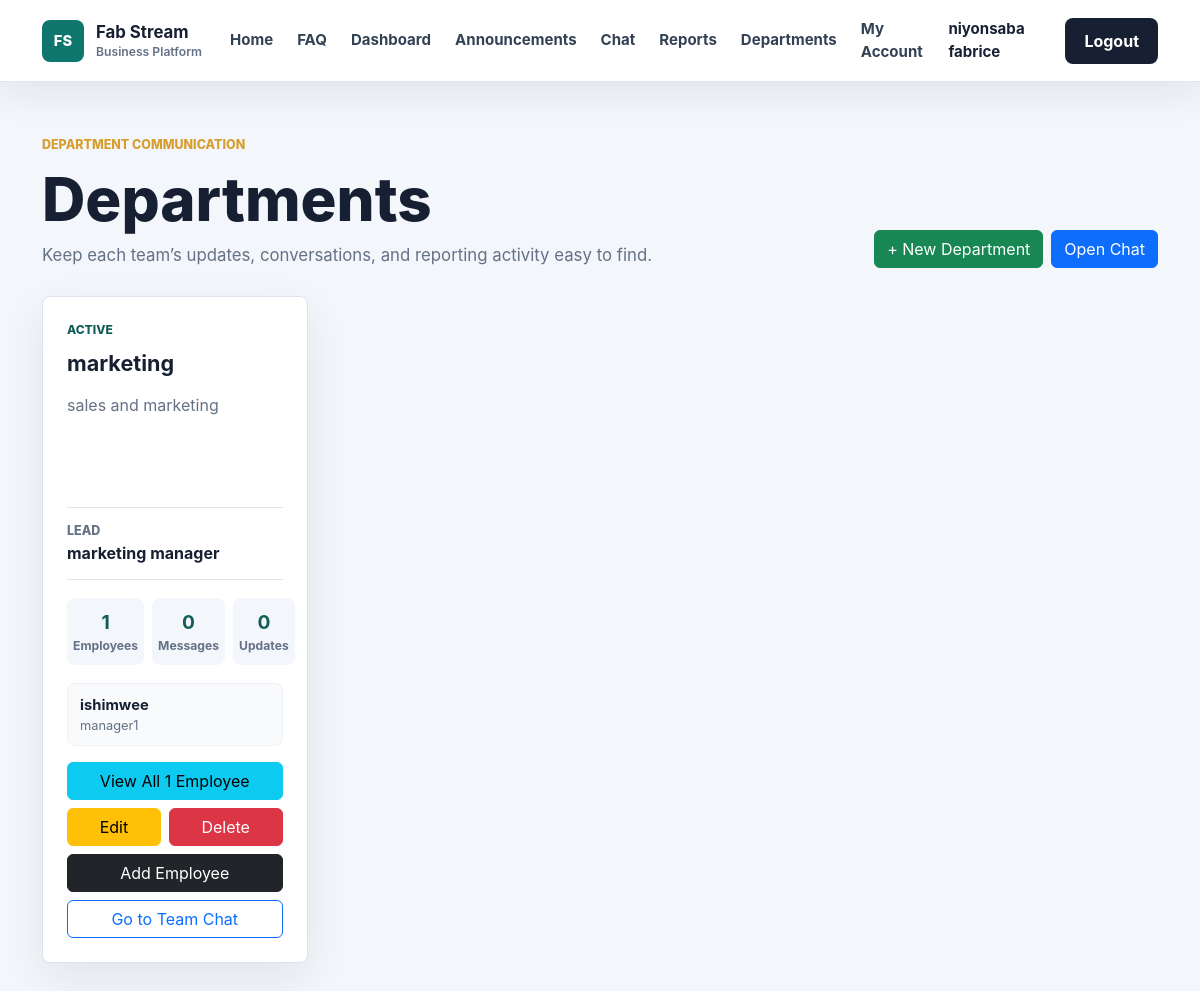
Screenshot of /departments (signed in) with the database file from the repository.
### app/models.py (models this page shows, shortened)
class User(db.Model, UserMixin):
    id = db.Column(db.Integer, primary_key=True)
    username = db.Column(db.String(100), unique=True, nullable=False)
    email = db.Column(db.String(120), unique=True, nullable=False)
    password = db.Column(db.String(200), nullable=False)
    role = db.Column(db.String(20), default='employee')
    full_name = db.Column(db.String(120), nullable=True)
    employee_number = db.Column(db.String(40), unique=True, nullable=True)
    phone = db.Column(db.String(40), nullable=True)
    department = db.Column(db.String(80), nullable=True)
    position = db.Column(db.String(100), nullable=True)
    hire_date = db.Column(db.String(20), nullable=True)

class Department(db.Model):
    id = db.Column(db.Integer, primary_key=True)
    name = db.Column(db.String(80), unique=True, nullable=False)
    lead = db.Column(db.String(120), nullable=True)
    summary = db.Column(db.Text, nullable=True)
    status = db.Column(db.String(30), default='Active')
    created_at = db.Column(db.DateTime, default=datetime.utcnow)
    updated_at = db.Column(db.DateTime, default=datetime.utcnow, onupdate=datetime.utcnow)

### app/routes.py (the view)
@routes.route('/departments')
@login_required
def departments():
    require_admin()
    department_stats = []
    try:
        db_departments = Department.query.order_by(Department.name.asc()).all()
    except Exception:
        db_departments = []
    department_source = db_departments if db_departments else DEPARTMENTS
    for department in department_source:
        dept_name = department.name if hasattr(department, 'name') else department['name']
        employee_count = User.query.filter_by(department=dept_name).count()
        employees = User.query.filter_by(department=dept_name).order_by(User.username.asc()).limit(4).all()
        report_count = ReportDocument.query.filter(ReportDocument.message.ilike(f"%{dept_name}%")).count()
        message_count = ChatMessage.query.filter_by(department=dept_name).count()
        update_count = CompanyUpdate.query.filter_by(department=dept_name).count()
        department_stats.append({
            'id': department.id if hasattr(department, 'id') else None,
            'name': dept_name,
            'lead': department.lead if hasattr(department, 'lead') else department['lead'],
            'summary': department.summary if hasattr(department, 'summary') else department['summary'],
            'status': department.status if hasattr(department, 'status') else department['status'],
            'employees': employee_count,
            'employee_preview': employees,
            'reports': report_count,
            'messages': message_count,
            'updates': update_count
        })
    return render_template('departments.html', departments=department_stats)

### app/__init__.py (called while the page is built)
def create_app():
    app = Flask(__name__)
    app.config.from_object(Config)
    app.config['UPLOAD_FOLDER'] = os.path.join(app.instance_path, app.config['UPLOAD_FOLDER'])
    os.makedirs(app.config['UPLOAD_FOLDER'], exist_ok=True)
    db.init_app(app)
    bcrypt.init_app(app)
    login_manager.init_app(app)
    socketio.init_app(app)
    migrate.init_app(app, db, render_as_batch=True)
    from app.models import User
    @login_manager.user_loader
    def load_user(user_id):
        return User.query.get(int(user_id))
    from app.routes import routes
    app.register_blueprint(routes)
    return app

### app/routes.py (called while the page is built)
def is_admin(user=None):
    user = user or current_user
    return user.is_authenticated and user.role in ADMIN_ROLES

def require_admin():
    if not is_admin():
        abort(403)

### app/templates/departments.html (shortened to what this page needs)
{% extends 'base.html' %}
{% block content %}
<section class="app-page">
    <div class="container">
        <div class="app-header">
            <div>
                <p class="section-kicker">Department communication</p>
                <h1>Departments</h1>
                <p>Keep each team’s updates, conversations, and reporting activity easy to find.</p>
            </div>
            <div class="d-flex gap-2">
                <a href="{{ url_for('routes.create_department') }}" class="btn btn-success">+ New Department</a>
                <a href="{{ url_for('routes.chat') }}" class="btn btn-primary">Open Chat</a>
            </div>
        </div>
        <div class="department-grid">
            {% for department in departments %}
                <article class="department-card">
                    <div class="department-top">
                        <span>{{ department.status }}</span>
                        <strong>{{ department.name }}</strong>
                    </div>
                    <p>{{ department.summary }}</p>
                    <div class="department-lead">
                        <span>Lead</span>
                        <strong>{{ department.lead }}</strong>
                    </div>
                    <div class="department-metrics">
                        <div><strong>{{ department.employees }}</strong><span>Employees</span></div>
                        <div><strong>{{ department.messages }}</strong><span>Messages</span></div>
                        <div><strong>{{ department.updates }}</strong><span>Updates</span></div>
                    </div>
                    <div class="employee-preview">
                        {% for employee in department.employee_preview %}
                            <a href="{{ url_for('routes.employee_detail', employee_id=employee.id) }}">
                                <strong>{{ employee.full_name or employee.username }}</strong>
                                <span>{{ employee.position or 'Employee' }}</span>
                            </a>
                        {% else %}
                            <div class="employee-empty">No employees added yet.</div>
                        {% endfor %}
                    </div>
                    {% if department.employees > 0 %}
                        <a href="{{ url_for('routes.department_detail', department_name=department.name) }}" class="btn btn-info w-100 mb-2">
                            View All {{ department.employees }} Employee{{ 's' if department.employees != 1 else '' }}
                        </a>
                    {% endif %}
                    {% if department.id %}
                        <div class="d-flex gap-2 mb-2">
                            <a href="{{ url_for('routes.edit_department', dept_id=department.id) }}" class="btn btn-warning flex-fill">Edit</a>
                            <form method="POST" action="{{ url_for('routes.delete_department', dept_id=department.id) }}" class="flex-fill">
                                <button type="submit" class="btn btn-danger w-100" onclick="return confirm('Delete this department and all related references?');">Delete</button>
                            </form>
                        </div>
                    {% endif %}
                    <button class="btn btn-dark w-100 mb-2" type="button" data-bs-toggle="collapse" data-bs-target="#add-employee-{{ loop.index }}" aria-expanded="false">
                        Add Employee
                    </button>
                    <a href="{{ url_for('routes.chat', department=department.name) }}" class="btn btn-outline-primary w-100">Go to Team Chat</a>
                </article>
            {% endfor %}
        </div>
    </div>
</section>
{% endblock %}

### app/templates/base.html (shortened to what this page needs)
<!DOCTYPE html>
<html lang="en">
<head>
    <link href="https://cdn.jsdelivr.net/npm/bootstrap@5.3.0/dist/css/bootstrap.min.css" rel="stylesheet">
    <link rel="stylesheet" href="{{ url_for('static', filename='css/style.css') }}">
</head>
<body>
<nav class="navbar navbar-expand-lg site-navbar sticky-top">
    <div class="container">
        <a class="navbar-brand brand-mark" href="{{ url_for('routes.home') }}">
            <span class="brand-icon">FS</span>
            <span>
                <strong>Fab Stream</strong>
                <small>Business Platform</small>
            </span>
        </a>
        <div class="collapse navbar-collapse" id="navbarNav">
            <ul class="navbar-nav ms-auto align-items-lg-center">
                <li class="nav-item">
                    <a class="nav-link" href="{{ url_for('routes.home') }}">Home</a>
                </li>
                <li class="nav-item">
                    <a class="nav-link" href="{{ url_for('routes.home') }}#faq">FAQ</a>
                </li>
                <li class="nav-item">
                    <a class="nav-link" href="{{ url_for('routes.dashboard') }}">Dashboard</a>
                </li>
                <li class="nav-item">
                    <a class="nav-link" href="{{ url_for('routes.manager_dashboard') }}">Announcements</a>
                </li>
                {% if current_user.is_authenticated %}
                    {% if current_user.role in ['admin', 'manager'] %}
                        <li class="nav-item">
                            <a class="nav-link" href="{{ url_for('routes.chat') }}">Chat</a>
                        </li>
                        <li class="nav-item">
                            <a class="nav-link" href="{{ url_for('routes.reports') }}">Reports</a>
                        </li>
                        <li class="nav-item">
                            <a class="nav-link" href="{{ url_for('routes.departments') }}">Departments</a>
                        </li>
                    {% endif %}
                    <li class="nav-item">
                        <a class="nav-link" href="{{ url_for('routes.employee_detail', employee_id=current_user.id) }}">My Account</a>
                    </li>
                    <li class="nav-item">
                        <span class="nav-link nav-user">{{ current_user.username }}</span>
                    </li>
                    <li class="nav-item">
                        <a class="btn nav-cta ms-lg-2" href="{{ url_for('routes.logout') }}">
                            Logout
                        </a>
                    </li>
                {% endif %}
            </ul>
        </div>
    </div>
</nav>
<main>
    {% block content %}{% endblock %}
</main>
</body>
</html>

### app/static/css/style.css (style rules this page uses)
:root { --ink: #172033; --muted: #657186; --line: #dce3ed; --surface: #ffffff; --soft: #f3f6fa; --brand: #0f766e; --brand-dark: #115e59; --accent: #d69e2e; }
* { box-sizing: border-box; }
body { margin: 0; background: var(--soft); color: var(--ink); font-family: Inter, "Segoe UI", Arial, sans-serif; }
a { text-decoration: none; }
.site-navbar { min-height: 76px; border-bottom: 1px solid rgba(220, 227, 237, 0.88); background: rgba(255, 255, 255, 0.96); box-shadow: 0 12px 36px rgba(23, 32, 51, 0.08); backdrop-filter: blur(18px); }
.brand-mark { display: inline-flex; align-items: center; gap: 12px; color: var(--ink); }
.brand-icon { display: inline-grid; width: 42px; height: 42px; place-items: center; border-radius: 8px; background: var(--brand); color: #ffffff; font-size: 0.92rem; font-weight: 800; }
.brand-mark strong, .brand-mark small { display: block; line-height: 1.1; }
.brand-mark strong { font-size: 1.05rem; letter-spacing: 0; }
.brand-mark small { margin-top: 3px; color: var(--muted); font-size: 0.76rem; font-weight: 600; }
.site-navbar .nav-link { margin: 0 4px; border-radius: 8px; color: #334155; font-size: 0.94rem; font-weight: 650; padding: 10px 12px; transition: background 180ms ease, color 180ms ease; }
.nav-user { color: var(--ink) !important; cursor: default; }
.nav-cta { border-radius: 8px; background: var(--ink); color: #ffffff; font-weight: 750; padding: 10px 18px; }
.hero-kicker, .section-kicker { margin-bottom: 14px; color: var(--accent); font-size: 0.78rem; font-weight: 800; letter-spacing: 0; text-transform: uppercase; }
.app-page { padding: 54px 0 88px; }
.app-header { display: flex; align-items: end; justify-content: space-between; gap: 24px; margin-bottom: 28px; }
.app-header h1 { margin: 0; color: var(--ink); font-size: clamp(2rem, 5vw, 3.8rem); font-weight: 850; line-height: 1; }
.app-header p:not(.section-kicker) { max-width: 720px; margin: 14px 0 0; color: var(--muted); font-size: 1.05rem; }
.stat-card, .work-panel, .department-card, .chat-panel { border: 1px solid var(--line); border-radius: 8px; background: #ffffff; box-shadow: 0 16px 44px rgba(23, 32, 51, 0.08); }
.department-grid { display: grid; grid-template-columns: repeat(4, minmax(0, 1fr)); gap: 18px; }
.department-card { padding: 24px; }
.department-top span, .department-top strong { display: block; }
.department-top span { color: var(--brand-dark); font-size: 0.75rem; font-weight: 850; text-transform: uppercase; }
.department-top strong { margin-top: 8px; color: var(--ink); font-size: 1.35rem; }
.department-card p { min-height: 96px; margin: 14px 0 18px; color: var(--muted); line-height: 1.6; }
.department-lead { border-top: 1px solid var(--line); border-bottom: 1px solid var(--line); padding: 14px 0; }
.department-lead span, .department-lead strong { display: block; }
.department-lead span { color: var(--muted); font-size: 0.78rem; font-weight: 800; text-transform: uppercase; }
.department-metrics { display: grid; grid-template-columns: repeat(3, 1fr); gap: 8px; margin: 18px 0; }
.department-metrics div { border-radius: 8px; background: #f3f6fa; text-align: center; padding: 10px 6px; }
.department-metrics strong, .department-metrics span { display: block; }
.department-metrics strong { color: var(--brand-dark); font-size: 1.2rem; }
.department-metrics span { color: var(--muted); font-size: 0.76rem; font-weight: 700; }
.employee-preview { display: grid; gap: 8px; margin-bottom: 16px; }
.employee-preview a, .employee-empty { border: 1px solid #edf1f5; border-radius: 8px; background: #f8fafc; color: var(--ink); padding: 10px 12px; transition: border-color 180ms ease, background 180ms ease; }
.employee-preview strong, .employee-preview span { display: block; }
.employee-preview strong { color: var(--ink); font-size: 0.92rem; }
.employee-preview span, .employee-empty { color: var(--muted); font-size: 0.8rem; }

### rows the page displays
User: username "niyonsaba fabrice"
Department: status "ACTIVE", name "marketing", summary "sales and marketing", lead "marketing manager", employees "1", messages "0", updates "0"
User: full_name "ishimwee", position "manager1"
